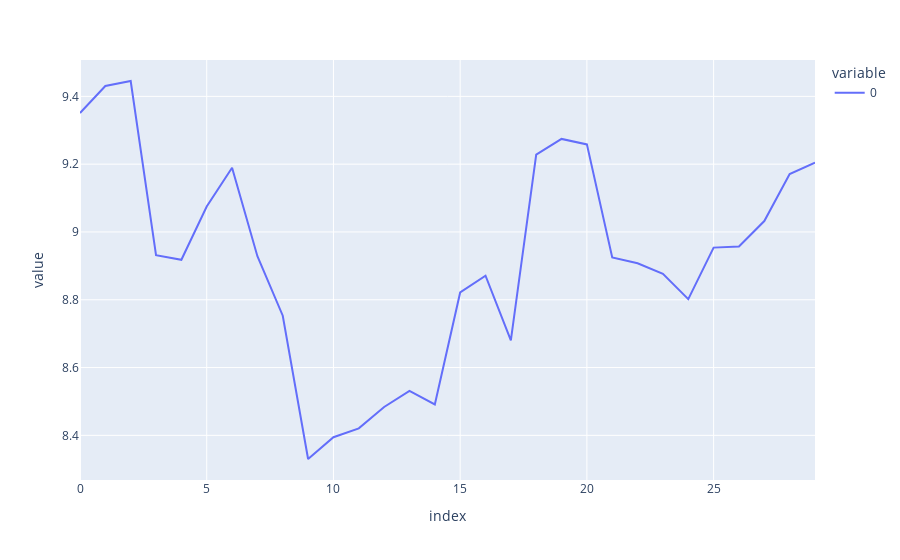

Source (notebook cell):
### Code cell
# original where we get the pair of nodes that has the highest distance between them
matrix = distance_matrix1
total_distance = 0
best_path = []
distance_path = []
full_nodes = list(range(len(matrix)))
nodes_to_remove = []
node_network = {i: [i] for i in full_nodes}

node_init = random.randint(0, len(full_nodes)-1)

# d_list = []
# for node in range(len(full_nodes)):
#     path = findPath(matrix, node_network, node, nodes_to_remove)
#     d = sum(findDistancePath(matrix, path))
#     d_list.append(d)
    
# node_init = d_list.index(min(d_list))
node = node_init
path_history = []
remove_history = []
distances_history = []
min_max = True
print(f"{node_init = }\n")
path = findPath(matrix, node_network, node_init, nodes_to_remove)
distances = findDistancePath(matrix, path)
best_distance = sum(distances)
while True:
    network_len_before = len(node_network)
    path = findPath(matrix, node_network, node_init, nodes_to_remove)
    path_history.append(path)
    remove_history.append(nodes_to_remove)
    distances = findDistancePath(matrix, path)
    
    if sum(distances) < best_distance:
        best_distance = sum(distances)
        best_path = path
    if min_max:
        min_max = False
    else:
        min_max = True
    longest_pair = getPair(distances, path, nodes_to_remove, maximize=True)
#     print(f"{path = }")
#     print(f"{nodes_to_remove = }")
#     print(f"{longest_pair = }")
    for node in longest_pair:
        for i in range(3):
            if (node in nodes_to_remove) or (len(node_network) <= 2):
#                 print(f"break at {i}")
                break
#             print(f"{node = } ~ {i = }")
            available_nodes = getAvailableNodes(
                matrix, node_network, node, nodes_to_remove
            )
#             print(f"{len(available_nodes) = } | {available_nodes}")
#             print(f"{nodes_to_remove = }")
#             print(f"{node_network = }")
            closest_node = getClosestNode(matrix, node, available_nodes)
#             print(f"Linking: {node} => {closest_node}")
            node_network, nodes_to_remove = linkNode(
                node_network, node, closest_node, nodes_to_remove
            )
            node_network, nodes_to_remove = cleanNetwork(node_network, nodes_to_remove)

#             print()
#         print()
#     print(f"{sum(distances) = }")
    distances_history.append(sum(distances))
    if len(node_network) == 2:
        path = findPath(matrix, node_network, node_init, nodes_to_remove)
        distances = findDistancePath(matrix, path)
        path_history.append(path)
        remove_history.append(nodes_to_remove)
#         print(f"\n{len(node_network) = }")
#         print(f"\n{nodes_to_remove = }")
#         print(f"\n{path = }")
#         print(f"{distances = }")
#         print(f"{sum(distances) = }")
        break
        
print(best_path, sum(findDistancePath(matrix, best_path)))
px.line(pd.DataFrame(distances_history))

### Figure 1 — Plotly figure (JSON) as saved in the notebook; plotly's stock layout.template omitted (floating-point values rounded to 4 significant figures)
{"data": [{"hovertemplate": "variable=0<br>index=%{x}<br>value=%{y}<extra></extra>", "legendgroup": "0", "line": {"color": "#636efa", "dash": "solid"}, "mode": "lines", "name": "0", "orientation": "v", "showlegend": true, "type": "scatter", "x": [0, 1, 2, 3, 4, 5, 6, 7, 8, 9, 10, 11, 12, 13, 14, 15, 16, 17, 18, 19, 20, 21, 22, 23, 24, 25, 26, 27, 28, 29], "xaxis": "x", "y": [9.351, 9.431, 9.445, 8.931, 8.918, 9.075, 9.19, 8.929, 8.753, 8.33, 8.395, 8.421, 8.484, 8.531, 8.491, 8.822, 8.871, 8.68, 9.228, 9.274, 9.258, 8.925, 8.908, 8.876, 8.802, 8.954, 8.957, 9.032, 9.171, 9.205], "yaxis": "y"}], "layout": {"autosize": true, "legend": {"title": {"text": "variable"}, "tracegroupgap": 0}, "margin": {"t": 60}, "xaxis": {"anchor": "y", "autorange": true, "domain": [0, 1], "range": [0, 29], "title": {"text": "index"}, "type": "linear"}, "yaxis": {"anchor": "x", "autorange": true, "domain": [0, 1], "range": [8.268, 9.507], "title": {"text": "value"}, "type": "linear"}}}
